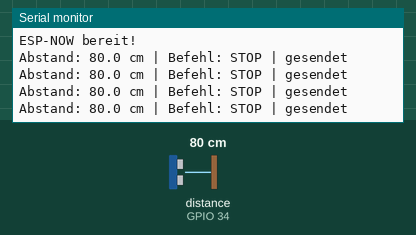
Recording of a sketch running on a simulated ESP32. On the bench: the last lines printed to the serial monitor. Wiring (inferred from the names in the program): ultrasonic range finder: trigger GPIO 33; echo GPIO 34. Inputs (shaded band) come from the test bench; at power-on: distance to the obstacle (sensor on GPIO 34) 80 cm. The echo pulse lasts 58.3 µs per cm.

Above: at 1.2 s.
1.3 s: distance to the obstacle (sensor on GPIO 34) set to 37 cm
At 1.73 s:
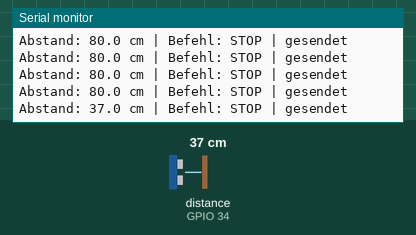
2.8 s: distance to the obstacle (sensor on GPIO 34) set to 30 cm
At 3.31 s:
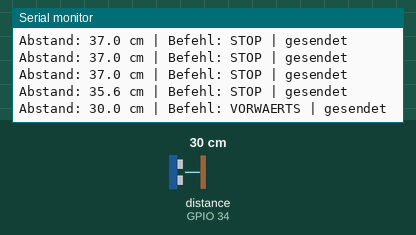
5.1 s: distance to the obstacle (sensor on GPIO 34) set to 22 cm
At 5.14 s:
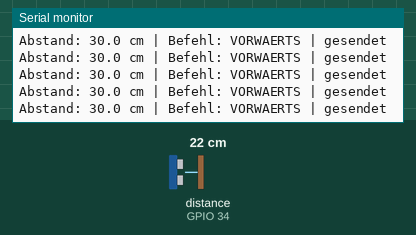
6.6 s: distance to the obstacle (sensor on GPIO 34) set to 19 cm
At 6.7 s:
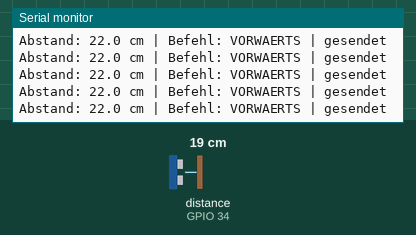
8.1 s: distance to the obstacle (sensor on GPIO 34) set to 13 cm
At 8.25 s:
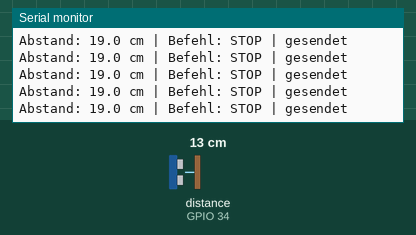
9.6 s: distance to the obstacle (sensor on GPIO 34) set to 10 cm
At 10.04 s:
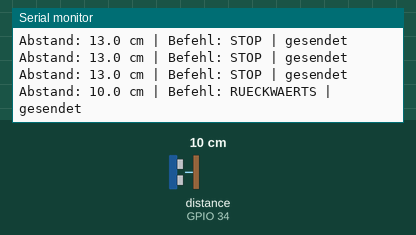
Timing chart, 0 to 12.6 s (numbered marks = the images above; inputs shaded):
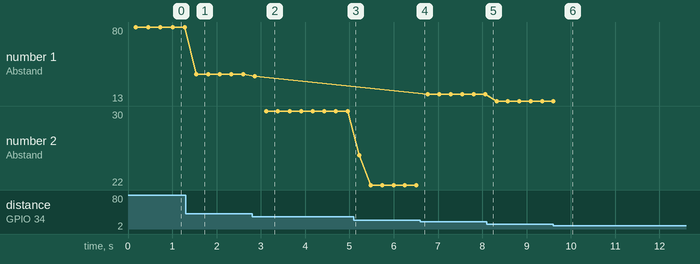

Measured:
- the behaviour switches between 35 and 34 cm on distance to the obstacle (sensor on GPIO 34) (found by bisection; images 1 and 2)
- the behaviour switches between 12 and 11 cm on distance to the obstacle (sensor on GPIO 34) (found by bisection; images 5 and 6)
- after the input at 1.3 s, the serial monitor: prints a new line after 0.24 s (image 1)
- after the input at 2.8 s, the serial monitor: prints a new line after 0.06 s (image 2)
- after the input at 9.6 s, the serial monitor: prints a new line after 0.26 s (image 6)
- plotted number 1: 80 → 37 after the input at 1.3 s, 37 → 35.6 after the input at 2.8 s, 35.6 → 19 after the input at 6.6 s, 19 → 13 after the input at 8.1 s
- plotted number 2: 30 → 22 after the input at 5.1 s

The sketch:

esp32_hand_controller.ino
```cpp
#include <Arduino.h>
#include <WiFi.h>
#include <esp_now.h>

#define TRIG_PIN 33
#define ECHO_PIN 34

// IMPORTANT: Replace this with YOUR ESP8266 station MAC address.
uint8_t empfaengerMAC[] = {0xFC, 0xEA, 0xBC, 0x58, 0xAC, 0x7C};

typedef struct {
  char befehl[32];
  float abstand;
} Nachricht;

Nachricht senden;

float messeAbstand() {
  digitalWrite(TRIG_PIN, LOW);
  delayMicroseconds(3);
  digitalWrite(TRIG_PIN, HIGH);
  delayMicroseconds(10);
  digitalWrite(TRIG_PIN, LOW);

  unsigned long dauer = pulseIn(ECHO_PIN, HIGH, 30000);
  if (dauer == 0) return -1;

  float abstand = dauer * 0.0343 / 2.0;
  if (abstand < 2 || abstand > 200) return -1;

  return abstand;
}

float messeAbstandGlaettet() {
  const int ANZAHL = 5;
  float summe = 0;
  int gueltigeMessungen = 0;

  for (int i = 0; i < ANZAHL; i++) {
    float wert = messeAbstand();
    if (wert > 0) {
      summe += wert;
      gueltigeMessungen++;
    }
    delay(30);
  }

  if (gueltigeMessungen < 3) return -1;
  return summe / gueltigeMessungen;
}

void setup() {
  Serial.begin(115200);
  pinMode(TRIG_PIN, OUTPUT);
  pinMode(ECHO_PIN, INPUT);
  digitalWrite(TRIG_PIN, LOW);

  WiFi.mode(WIFI_STA);

  if (esp_now_init() != ESP_OK) {
    Serial.println("FEHLER: ESP-NOW Start fehlgeschlagen!");
    return;
  }

  esp_now_peer_info_t peerInfo = {};
  memcpy(peerInfo.peer_addr, empfaengerMAC, 6);
  peerInfo.channel = 0;
  peerInfo.encrypt = false;

  if (esp_now_add_peer(&peerInfo) != ESP_OK) {
    Serial.println("FEHLER: ESP8266 konnte nicht hinzugefuegt werden!");
    return;
  }

  Serial.println("ESP-NOW bereit!");
}

void loop() {
  senden.abstand = messeAbstandGlaettet();

  if (senden.abstand < 0) strcpy(senden.befehl, "STOP");
  else if (senden.abstand < 12) strcpy(senden.befehl, "RUECKWAERTS");
  else if (senden.abstand < 20) strcpy(senden.befehl, "STOP");
  else if (senden.abstand < 35) strcpy(senden.befehl, "VORWAERTS");
  else strcpy(senden.befehl, "STOP");

  esp_err_t result = esp_now_send(empfaengerMAC, (uint8_t *)&senden, sizeof(senden));

  Serial.print("Abstand: ");
  if (senden.abstand < 0) Serial.print("KEIN ECHO");
  else {
    Serial.print(senden.abstand, 1);
    Serial.print(" cm");
  }

  Serial.print(" | Befehl: ");
  Serial.print(senden.befehl);
  Serial.println(result == ESP_OK ? " | gesendet" : " | SENDEFEHLER");

  delay(100);
}
```
